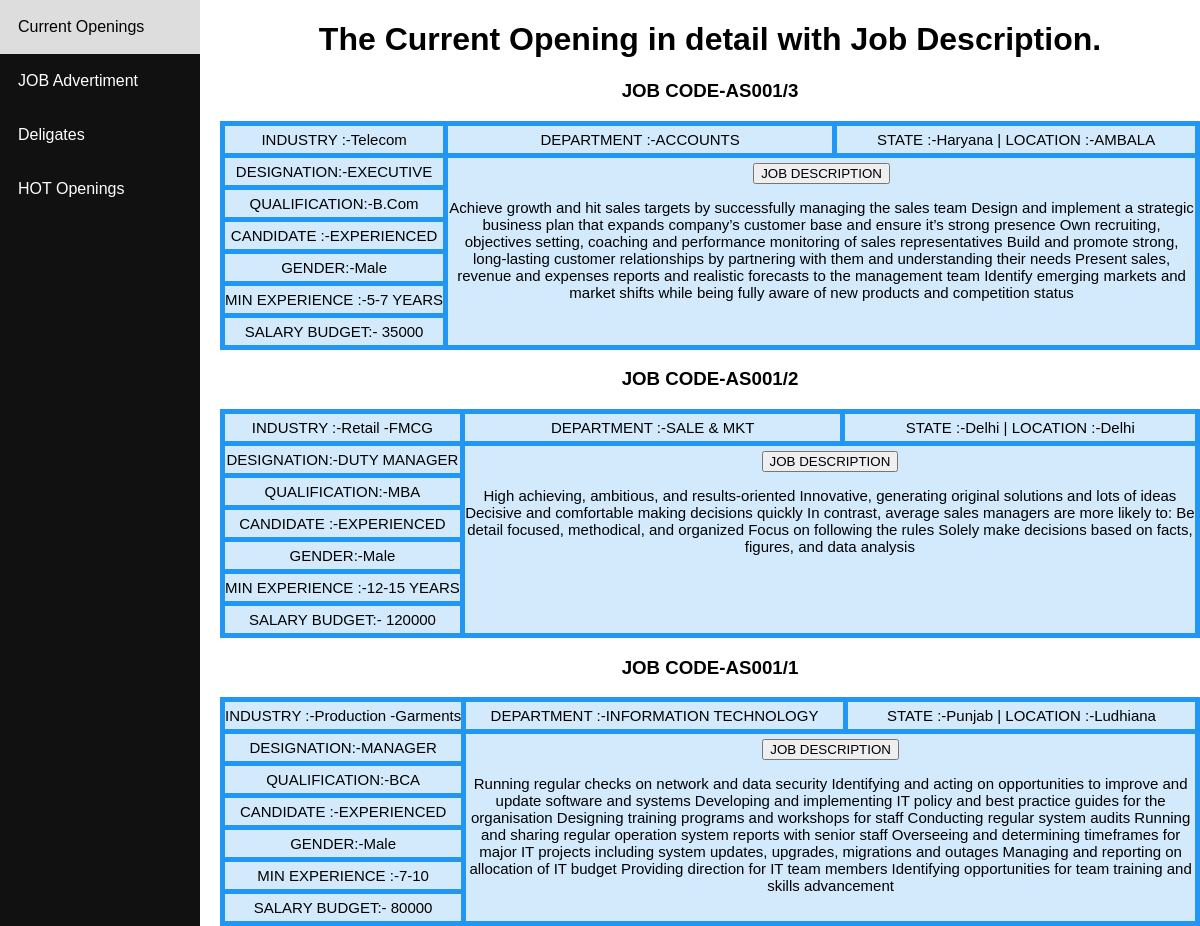
The page /copening/ on the database as committed earlier.
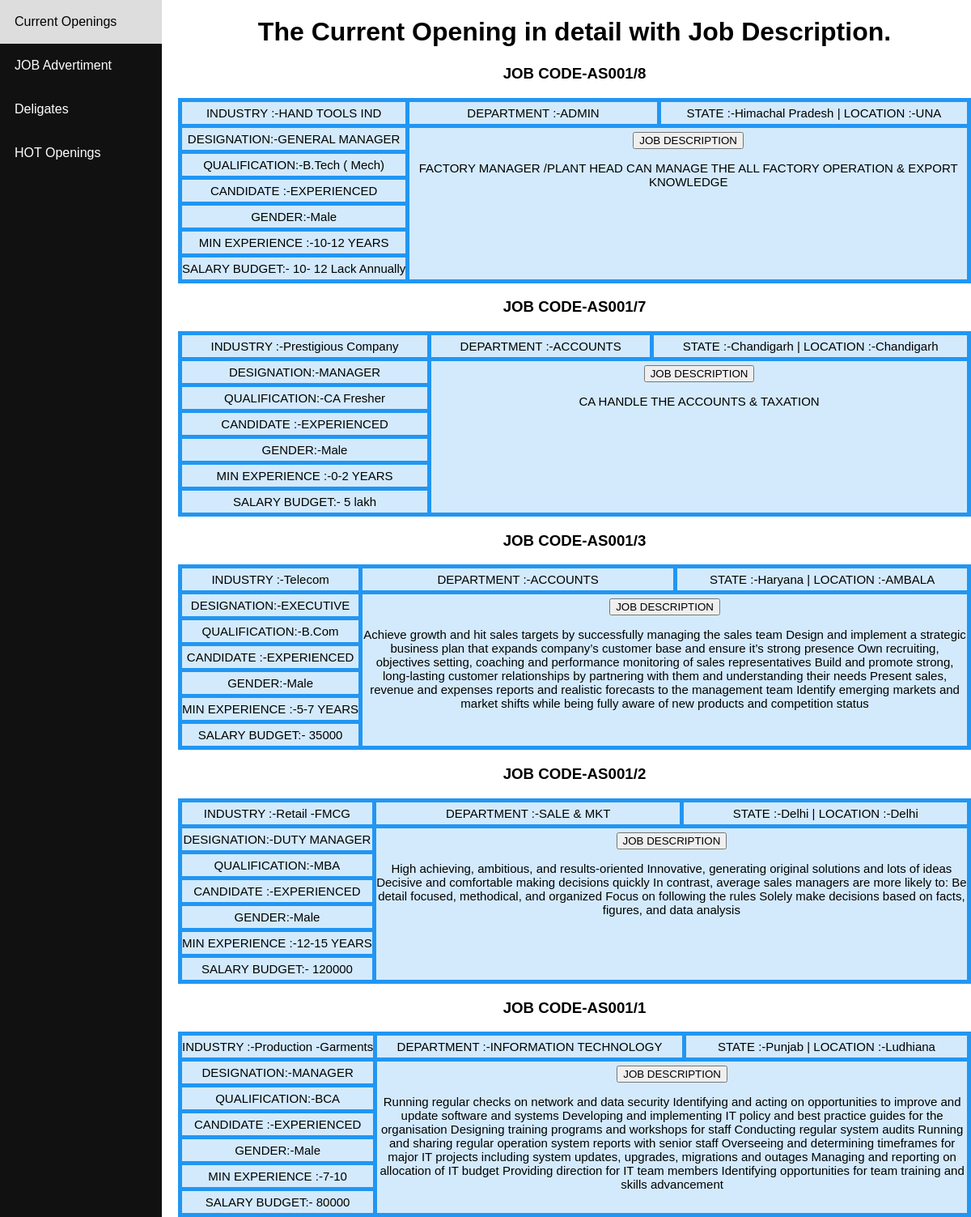
The same page on the database as committed later.
### jobsopening/models.py (models this page shows)
class opening(models.Model):
	Deligate=models.ForeignKey(deligate,null=True,blank=True,on_delete=models.SET_NULL)
	Regno = models.CharField(default=0,max_length=100)
	Industry = models.CharField(default=0,max_length=100)
	Location=models.CharField(default=0,max_length=100)
	State= models.CharField(default=0,choices=STATE_CHOICES, max_length=100)
	Department= models.CharField(default=0,choices=DEPT_CHOICES, max_length=50)
	Qualification=models.CharField(default=0,max_length=100)
	Designation = models.CharField(default=0,choices=DESIG_CHOICES, max_length=50)
	Ctype = models.CharField(default=0,choices=CAND_CHOICES, max_length=50)
	Gender = models.CharField(default=0,choices=GENDER_CHOICES, max_length=50)
	Minexp=models.CharField(default=0,choices=EXP_CHOICES, max_length=50)
	Budget = models.CharField(default=0,max_length=50)
	DetailJD  =models.TextField(default=0,)

### deligates/models.py (models this page shows)
class deligate(models.Model):
	Regno= models.CharField(default=0,max_length=100)
	Name=models.CharField(default=0,max_length=100)
	Address=models.TextField(default=0,max_length=255)
	City=models.CharField(default=0,max_length=100)
	Pincode=models.IntegerField()
	State= models.CharField(default=0,choices=STATE_CHOICES, max_length=100)
	Mobno= models.CharField(default=0,max_length=15)
	Mailid=models.CharField(default=0,max_length=100)

### jobsopening/views.py (the view)
# urls.py: path('copening/',jopening),
def jopening(request):
	obj = opening.objects.all().order_by("-pk")
	return render(request,'copening.html', {'opening':obj})

### templates/copening.html (shortened to what this page needs)
<!DOCTYPE html PUBLIC "-//W3C//DTD XHTML 1.0 Transitional//EN" "http://www.w3.org/TR/xhtml1/DTD/xhtml1-transitional.dtd">
<html xmlns="http://www.w3.org/1999/xhtml">
<head>
</head>
<div class="sidenav">
  <a href="/copening">Current Openings</a>
  <a href="/jobadd">JOB Advertiment</a>
  <a href="/deligate">Deligates</a>
  <a href="/hotopening">HOT Openings</a>
</div>
<div class="content">
  <center> <h1> The Current Opening in detail with Job Description. </center>
  {% for i in opening %}
    <div> <center>  <h3> JOB CODE-{{i.Deligate.Regno}}/{{i.id}}   </h3>        </center> </div>
    <div class="grid-container">
      <div class="item1">INDUSTRY  :-{{ i.Industry}}</div>
      <div class="item2">DEPARTMENT  :-{{ i.Department }}</div>
      <div class="item3">STATE  :-{{ i.State }} | LOCATION :-{{ i.Location }}</div>
      <div class="item4">DESIGNATION:-{{ i.Designation }}</div>
      <div class="item5"><center> <button>   JOB  DESCRIPTION </button> </center>
                 <p>{{ i.DetailJD }}</p>
      </div>
      <div class="item6">QUALIFICATION:-{{ i.Qualification }}</div>
      <div class="item7">CANDIDATE :-{{ i.Ctype }}</div>
      <div class="item8">GENDER:-{{ i.Gender }}</div>
      <div class="item9">MIN EXPERIENCE :-{{ i.Minexp }}</div>
      <div class="item10">SALARY BUDGET:- {{ i.Budget }}</div>
    </div>
  {% endfor %}
</div>
<body>
</body>
</html>

Rows that differ between the two databases and show on the page:
added opening: Deligate.Regno "AS001", id "8", Industry "HAND TOOLS IND", Department "ADMIN", State "Himachal Pradesh", Location "UNA", Designation "GENERAL MANAGER", DetailJD "FACTORY MANAGER /PLANT HEAD CAN MANAGE THE ALL FACTORY OPERATION & EXPORT KNOWLEDGE", Qualification "B.Tech ( Mech)", Ctype "EXPERIENCED", Gender "Male", Minexp "10-12 YEARS", Budget "10- 12 Lack Annually"
added opening: Deligate.Regno "AS001", id "7", Industry "Prestigious Company", Department "ACCOUNTS", State "Chandigarh", Location "Chandigarh", Designation "MANAGER", DetailJD "CA HANDLE THE ACCOUNTS & TAXATION", Qualification "CA Fresher", Ctype "EXPERIENCED", Gender "Male", Minexp "0-2 YEARS", Budget "5 lakh"
